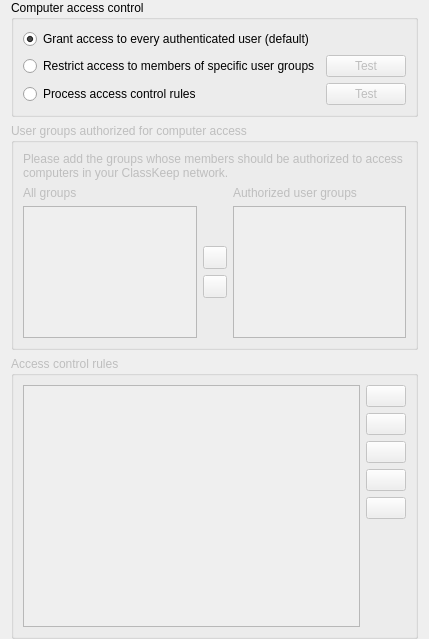
<?xml version="1.0" encoding="UTF-8"?>
<ui version="4.0">
 <class>AccessControlPage</class>
 <widget class="QWidget" name="AccessControlPage">
  <property name="windowTitle">
   <string notr="true">Form</string>
  </property>
  <layout class="QVBoxLayout" name="verticalLayout">
   <property name="topMargin">
    <number>0</number>
   </property>
   <property name="bottomMargin">
    <number>0</number>
   </property>
   <item>
    <widget class="QGroupBox" name="groupBox_19">
     <property name="title">
      <string>Computer access control</string>
     </property>
     <layout class="QGridLayout" name="gridLayout" columnstretch="1,0">
      <item row="2" column="0">
       <widget class="QRadioButton" name="isAccessControlRulesProcessingEnabled">
        <property name="text">
         <string>Process access control rules</string>
        </property>
        <attribute name="buttonGroup">
         <string notr="true">accessControlModeGroup</string>
        </attribute>
       </widget>
      </item>
      <item row="1" column="1">
       <widget class="QPushButton" name="testUserGroupsAccessControlButton">
        <property name="enabled">
         <bool>false</bool>
        </property>
        <property name="text">
         <string>Test</string>
        </property>
        <property name="icon">
         <iconset resource="../../core/resources/core.qrc">
          <normaloff>:/core/dialog-ok-apply.png</normaloff>:/core/dialog-ok-apply.png</iconset>
        </property>
       </widget>
      </item>
      <item row="2" column="1">
       <widget class="QPushButton" name="testAccessControlRulesButton">
        <property name="enabled">
         <bool>false</bool>
        </property>
        <property name="text">
         <string>Test</string>
        </property>
        <property name="icon">
         <iconset resource="../../core/resources/core.qrc">
          <normaloff>:/core/dialog-ok-apply.png</normaloff>:/core/dialog-ok-apply.png</iconset>
        </property>
       </widget>
      </item>
      <item row="0" column="0">
       <widget class="QRadioButton" name="skipAccessControl">
        <property name="text">
         <string>Grant access to every authenticated user (default)</string>
        </property>
        <property name="checked">
         <bool>true</bool>
        </property>
        <attribute name="buttonGroup">
         <string notr="true">accessControlModeGroup</string>
        </attribute>
       </widget>
      </item>
      <item row="1" column="0">
       <widget class="QRadioButton" name="isAccessRestrictedToUserGroups">
        <property name="text">
         <string>Restrict access to members of specific user groups</string>
        </property>
        <attribute name="buttonGroup">
         <string notr="true">accessControlModeGroup</string>
        </attribute>
       </widget>
      </item>
     </layout>
    </widget>
   </item>
   <item>
    <widget class="QGroupBox" name="groupBox">
     <property name="enabled">
      <bool>false</bool>
     </property>
     <property name="maximumSize">
      <size>
       <width>16777215</width>
       <height>400</height>
      </size>
     </property>
     <property name="title">
      <string>User groups authorized for computer access</string>
     </property>
     <layout class="QGridLayout" name="gridLayout_18">
      <item row="2" column="0">
       <widget class="QListWidget" name="allGroupsList">
        <property name="sizeAdjustPolicy">
         <enum>QAbstractScrollArea::AdjustToContents</enum>
        </property>
        <property name="sortingEnabled">
         <bool>true</bool>
        </property>
       </widget>
      </item>
      <item row="0" column="0" colspan="3">
       <widget class="QLabel" name="label_40">
        <property name="text">
         <string>Please add the groups whose members should be authorized to access computers in your ClassKeep network.</string>
        </property>
        <property name="wordWrap">
         <bool>true</bool>
        </property>
       </widget>
      </item>
      <item row="1" column="2">
       <widget class="QLabel" name="authorizedUserGroups">
        <property name="text">
         <string>Authorized user groups</string>
        </property>
       </widget>
      </item>
      <item row="2" column="2">
       <widget class="QListWidget" name="accessGroupsList">
        <property name="sizeAdjustPolicy">
         <enum>QAbstractScrollArea::AdjustToContents</enum>
        </property>
        <property name="sortingEnabled">
         <bool>true</bool>
        </property>
       </widget>
      </item>
      <item row="1" column="0">
       <widget class="QLabel" name="label_42">
        <property name="text">
         <string>All groups</string>
        </property>
       </widget>
      </item>
      <item row="2" column="1">
       <layout class="QVBoxLayout" name="verticalLayout_18">
        <item>
         <spacer name="verticalSpacer_15">
          <property name="orientation">
           <enum>Qt::Vertical</enum>
          </property>
          <property name="sizeHint" stdset="0">
           <size>
            <width>20</width>
            <height>40</height>
           </size>
          </property>
         </spacer>
        </item>
        <item>
         <widget class="QToolButton" name="addAccessGroupButton">
          <property name="icon">
           <iconset resource="../../core/resources/core.qrc">
            <normaloff>:/core/go-next.png</normaloff>:/core/go-next.png</iconset>
          </property>
         </widget>
        </item>
        <item>
         <widget class="QToolButton" name="removeAccessGroupButton">
          <property name="icon">
           <iconset resource="../../core/resources/core.qrc">
            <normaloff>:/core/go-previous.png</normaloff>:/core/go-previous.png</iconset>
          </property>
         </widget>
        </item>
        <item>
         <spacer name="verticalSpacer_16">
          <property name="orientation">
           <enum>Qt::Vertical</enum>
          </property>
          <property name="sizeHint" stdset="0">
           <size>
            <width>20</width>
            <height>40</height>
           </size>
          </property>
         </spacer>
        </item>
       </layout>
      </item>
     </layout>
    </widget>
   </item>
   <item>
    <widget class="QGroupBox" name="groupBox_2">
     <property name="enabled">
      <bool>false</bool>
     </property>
     <property name="title">
      <string>Access control rules</string>
     </property>
     <layout class="QGridLayout" name="gridLayout_23">
      <item row="6" column="1">
       <spacer name="verticalSpacer_12">
        <property name="orientation">
         <enum>Qt::Vertical</enum>
        </property>
        <property name="sizeHint" stdset="0">
         <size>
          <width>20</width>
          <height>88</height>
         </size>
        </property>
       </spacer>
      </item>
      <item row="3" column="1">
       <widget class="QPushButton" name="moveAccessControlRuleUpButton">
        <property name="toolTip">
         <string>Move selected rule up</string>
        </property>
        <property name="icon">
         <iconset resource="../../core/resources/core.qrc">
          <normaloff>:/core/go-up.png</normaloff>:/core/go-up.png</iconset>
        </property>
       </widget>
      </item>
      <item row="2" column="1">
       <widget class="QPushButton" name="editAccessControlRuleButton">
        <property name="toolTip">
         <string>Edit selected rule</string>
        </property>
        <property name="text">
         <string/>
        </property>
        <property name="icon">
         <iconset resource="../../core/resources/core.qrc">
          <normaloff>:/core/document-edit.png</normaloff>:/core/document-edit.png</iconset>
        </property>
       </widget>
      </item>
      <item row="0" column="1">
       <widget class="QPushButton" name="addAccessControlRuleButton">
        <property name="toolTip">
         <string>Add access control rule</string>
        </property>
        <property name="text">
         <string/>
        </property>
        <property name="icon">
         <iconset resource="../../core/resources/core.qrc">
          <normaloff>:/core/list-add.png</normaloff>:/core/list-add.png</iconset>
        </property>
       </widget>
      </item>
      <item row="1" column="1">
       <widget class="QPushButton" name="removeAccessControlRule">
        <property name="toolTip">
         <string>Remove access control rule</string>
        </property>
        <property name="text">
         <string/>
        </property>
        <property name="icon">
         <iconset resource="../../core/resources/core.qrc">
          <normaloff>:/core/edit-delete.png</normaloff>:/core/edit-delete.png</iconset>
        </property>
       </widget>
      </item>
      <item row="0" column="0" rowspan="7">
       <widget class="QListView" name="accessControlRulesView">
        <property name="sizeAdjustPolicy">
         <enum>QAbstractScrollArea::AdjustToContents</enum>
        </property>
        <property name="editTriggers">
         <set>QAbstractItemView::NoEditTriggers</set>
        </property>
       </widget>
      </item>
      <item row="4" column="1">
       <widget class="QPushButton" name="moveAccessControlRuleDownButton">
        <property name="toolTip">
         <string>Move selected rule down</string>
        </property>
        <property name="icon">
         <iconset resource="../../core/resources/core.qrc">
          <normaloff>:/core/go-down.png</normaloff>:/core/go-down.png</iconset>
        </property>
       </widget>
      </item>
      <item row="5" column="1">
       <widget class="QLabel" name="accessControlRules">
        <property name="text">
         <string/>
        </property>
       </widget>
      </item>
     </layout>
    </widget>
   </item>
  </layout>
 </widget>
 <tabstops>
  <tabstop>skipAccessControl</tabstop>
  <tabstop>isAccessRestrictedToUserGroups</tabstop>
  <tabstop>isAccessControlRulesProcessingEnabled</tabstop>
  <tabstop>testUserGroupsAccessControlButton</tabstop>
  <tabstop>testAccessControlRulesButton</tabstop>
  <tabstop>allGroupsList</tabstop>
  <tabstop>addAccessGroupButton</tabstop>
  <tabstop>removeAccessGroupButton</tabstop>
  <tabstop>accessGroupsList</tabstop>
  <tabstop>accessControlRulesView</tabstop>
  <tabstop>addAccessControlRuleButton</tabstop>
  <tabstop>removeAccessControlRule</tabstop>
  <tabstop>editAccessControlRuleButton</tabstop>
  <tabstop>moveAccessControlRuleUpButton</tabstop>
  <tabstop>moveAccessControlRuleDownButton</tabstop>
 </tabstops>
 <resources>
  <include location="../../core/resources/core.qrc"/>
 </resources>
 <connections>
  <connection>
   <sender>addAccessGroupButton</sender>
   <signal>clicked()</signal>
   <receiver>AccessControlPage</receiver>
   <slot>addAccessGroup()</slot>
   <hints>
    <hint type="sourcelabel">
     <x>494</x>
     <y>412</y>
    </hint>
    <hint type="destinationlabel">
     <x>494</x>
     <y>404</y>
    </hint>
   </hints>
  </connection>
  <connection>
   <sender>removeAccessGroupButton</sender>
   <signal>clicked()</signal>
   <receiver>AccessControlPage</receiver>
   <slot>removeAccessGroup()</slot>
   <hints>
    <hint type="sourcelabel">
     <x>494</x>
     <y>455</y>
    </hint>
    <hint type="destinationlabel">
     <x>494</x>
     <y>404</y>
    </hint>
   </hints>
  </connection>
  <connection>
   <sender>addAccessControlRuleButton</sender>
   <signal>clicked()</signal>
   <receiver>AccessControlPage</receiver>
   <slot>addAccessControlRule()</slot>
   <hints>
    <hint type="sourcelabel">
     <x>935</x>
     <y>580</y>
    </hint>
    <hint type="destinationlabel">
     <x>494</x>
     <y>404</y>
    </hint>
   </hints>
  </connection>
  <connection>
   <sender>removeAccessControlRule</sender>
   <signal>clicked()</signal>
   <receiver>AccessControlPage</receiver>
   <slot>removeAccessControlRule()</slot>
   <hints>
    <hint type="sourcelabel">
     <x>935</x>
     <y>622</y>
    </hint>
    <hint type="destinationlabel">
     <x>494</x>
     <y>404</y>
    </hint>
   </hints>
  </connection>
  <connection>
   <sender>editAccessControlRuleButton</sender>
   <signal>clicked()</signal>
   <receiver>AccessControlPage</receiver>
   <slot>editAccessControlRule()</slot>
   <hints>
    <hint type="sourcelabel">
     <x>935</x>
     <y>665</y>
    </hint>
    <hint type="destinationlabel">
     <x>494</x>
     <y>404</y>
    </hint>
   </hints>
  </connection>
  <connection>
   <sender>moveAccessControlRuleDownButton</sender>
   <signal>clicked()</signal>
   <receiver>AccessControlPage</receiver>
   <slot>moveAccessControlRuleDown()</slot>
   <hints>
    <hint type="sourcelabel">
     <x>935</x>
     <y>749</y>
    </hint>
    <hint type="destinationlabel">
     <x>494</x>
     <y>404</y>
    </hint>
   </hints>
  </connection>
  <connection>
   <sender>moveAccessControlRuleUpButton</sender>
   <signal>clicked()</signal>
   <receiver>AccessControlPage</receiver>
   <slot>moveAccessControlRuleUp()</slot>
   <hints>
    <hint type="sourcelabel">
     <x>935</x>
     <y>707</y>
    </hint>
    <hint type="destinationlabel">
     <x>494</x>
     <y>404</y>
    </hint>
   </hints>
  </connection>
  <connection>
   <sender>isAccessRestrictedToUserGroups</sender>
   <signal>toggled(bool)</signal>
   <receiver>groupBox</receiver>
   <slot>setEnabled(bool)</slot>
   <hints>
    <hint type="sourcelabel">
     <x>494</x>
     <y>114</y>
    </hint>
    <hint type="destinationlabel">
     <x>494</x>
     <y>354</y>
    </hint>
   </hints>
  </connection>
  <connection>
   <sender>isAccessControlRulesProcessingEnabled</sender>
   <signal>toggled(bool)</signal>
   <receiver>groupBox_2</receiver>
   <slot>setEnabled(bool)</slot>
   <hints>
    <hint type="sourcelabel">
     <x>494</x>
     <y>160</y>
    </hint>
    <hint type="destinationlabel">
     <x>494</x>
     <y>660</y>
    </hint>
   </hints>
  </connection>
  <connection>
   <sender>accessControlRulesView</sender>
   <signal>doubleClicked(QModelIndex)</signal>
   <receiver>AccessControlPage</receiver>
   <slot>editAccessControlRule()</slot>
   <hints>
    <hint type="sourcelabel">
     <x>331</x>
     <y>791</y>
    </hint>
    <hint type="destinationlabel">
     <x>983</x>
     <y>527</y>
    </hint>
   </hints>
  </connection>
  <connection>
   <sender>testUserGroupsAccessControlButton</sender>
   <signal>clicked()</signal>
   <receiver>AccessControlPage</receiver>
   <slot>testUserGroupsAccessControl()</slot>
   <hints>
    <hint type="sourcelabel">
     <x>920</x>
     <y>118</y>
    </hint>
    <hint type="destinationlabel">
     <x>986</x>
     <y>114</y>
    </hint>
   </hints>
  </connection>
  <connection>
   <sender>testAccessControlRulesButton</sender>
   <signal>clicked()</signal>
   <receiver>AccessControlPage</receiver>
   <slot>testAccessControlRules()</slot>
   <hints>
    <hint type="sourcelabel">
     <x>933</x>
     <y>167</y>
    </hint>
    <hint type="destinationlabel">
     <x>984</x>
     <y>162</y>
    </hint>
   </hints>
  </connection>
  <connection>
   <sender>isAccessRestrictedToUserGroups</sender>
   <signal>toggled(bool)</signal>
   <receiver>testUserGroupsAccessControlButton</receiver>
   <slot>setEnabled(bool)</slot>
   <hints>
    <hint type="sourcelabel">
     <x>447</x>
     <y>116</y>
    </hint>
    <hint type="destinationlabel">
     <x>914</x>
     <y>116</y>
    </hint>
   </hints>
  </connection>
  <connection>
   <sender>isAccessControlRulesProcessingEnabled</sender>
   <signal>toggled(bool)</signal>
   <receiver>testAccessControlRulesButton</receiver>
   <slot>setEnabled(bool)</slot>
   <hints>
    <hint type="sourcelabel">
     <x>447</x>
     <y>166</y>
    </hint>
    <hint type="destinationlabel">
     <x>914</x>
     <y>166</y>
    </hint>
   </hints>
  </connection>
  <connection>
   <sender>allGroupsList</sender>
   <signal>doubleClicked(QModelIndex)</signal>
   <receiver>AccessControlPage</receiver>
   <slot>addAccessGroup()</slot>
   <hints>
    <hint type="sourcelabel">
     <x>181</x>
     <y>464</y>
    </hint>
    <hint type="destinationlabel">
     <x>357</x>
     <y>484</y>
    </hint>
   </hints>
  </connection>
  <connection>
   <sender>accessGroupsList</sender>
   <signal>doubleClicked(QModelIndex)</signal>
   <receiver>AccessControlPage</receiver>
   <slot>removeAccessGroup()</slot>
   <hints>
    <hint type="sourcelabel">
     <x>534</x>
     <y>464</y>
    </hint>
    <hint type="destinationlabel">
     <x>357</x>
     <y>484</y>
    </hint>
   </hints>
  </connection>
 </connections>
 <slots>
  <slot>addAccessGroup()</slot>
  <slot>removeAccessGroup()</slot>
  <slot>addAccessControlRule()</slot>
  <slot>removeAccessControlRule()</slot>
  <slot>editAccessControlRule()</slot>
  <slot>moveAccessControlRuleUp()</slot>
  <slot>moveAccessControlRuleDown()</slot>
  <slot>testAccessControlRules()</slot>
  <slot>testUserGroupsAccessControl()</slot>
 </slots>
 <buttongroups>
  <buttongroup name="accessControlModeGroup"/>
 </buttongroups>
</ui>
